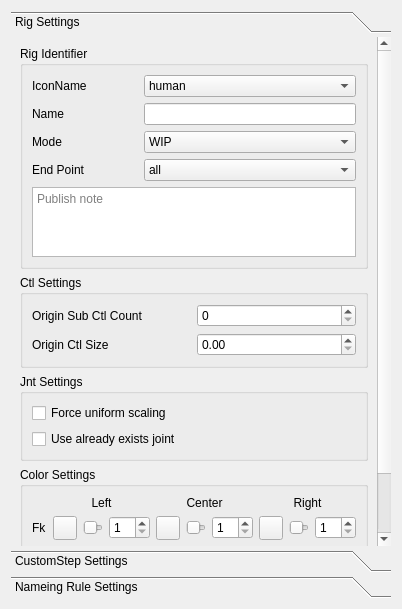
<?xml version="1.0" encoding="UTF-8"?>
<ui version="4.0">
 <class>Dialog</class>
 <widget class="QDialog" name="Dialog">
  <property name="geometry">
   <rect>
    <x>0</x>
    <y>0</y>
    <width>402</width>
    <height>609</height>
   </rect>
  </property>
  <property name="windowTitle">
   <string>Dialog</string>
  </property>
  <layout class="QVBoxLayout" name="verticalLayout_7">
   <item>
    <widget class="QToolBox" name="toolBox">
     <property name="styleSheet">
      <string notr="true">QToolBox::tab {
	border-radius: 1px;
	color: dark;
}

QToolBox::tab:selected {
    color: white;
}

QToolBox QScrollArea&gt;QWidget&gt;QWidget
{
	background: rgb(80, 80, 80);
}</string>
     </property>
     <property name="frameShadow">
      <enum>QFrame::Raised</enum>
     </property>
     <property name="currentIndex">
      <number>0</number>
     </property>
     <property name="tabSpacing">
      <number>4</number>
     </property>
     <widget class="QWidget" name="rig_page">
      <property name="geometry">
       <rect>
        <x>0</x>
        <y>0</y>
        <width>384</width>
        <height>519</height>
       </rect>
      </property>
      <attribute name="label">
       <string>Rig Settings</string>
      </attribute>
      <layout class="QVBoxLayout" name="verticalLayout">
       <item>
        <widget class="QGroupBox" name="groupBox">
         <property name="title">
          <string>Rig Identifier</string>
         </property>
         <layout class="QGridLayout" name="gridLayout_3">
          <item row="2" column="0">
           <widget class="QLabel" name="label_2">
            <property name="text">
             <string>Mode</string>
            </property>
           </widget>
          </item>
          <item row="3" column="1" colspan="2">
           <widget class="QComboBox" name="end_point_comboBox">
            <item>
             <property name="text">
              <string>all</string>
             </property>
            </item>
            <item>
             <property name="text">
              <string>objects</string>
             </property>
            </item>
            <item>
             <property name="text">
              <string>attributes</string>
             </property>
            </item>
            <item>
             <property name="text">
              <string>operators</string>
             </property>
            </item>
            <item>
             <property name="text">
              <string>connections</string>
             </property>
            </item>
            <item>
             <property name="text">
              <string>cleanup</string>
             </property>
            </item>
           </widget>
          </item>
          <item row="1" column="0">
           <widget class="QLabel" name="label">
            <property name="text">
             <string>Name</string>
            </property>
           </widget>
          </item>
          <item row="3" column="0">
           <widget class="QLabel" name="label_12">
            <property name="text">
             <string>End Point</string>
            </property>
           </widget>
          </item>
          <item row="4" column="0" colspan="3">
           <widget class="QTextEdit" name="notes_textEdit">
            <property name="tabStopWidth">
             <number>20</number>
            </property>
            <property name="placeholderText">
             <string>Publish note</string>
            </property>
           </widget>
          </item>
          <item row="1" column="1" colspan="2">
           <widget class="QLineEdit" name="rig_name_lineEdit"/>
          </item>
          <item row="2" column="1" colspan="2">
           <widget class="QComboBox" name="mode_comboBox">
            <property name="currentIndex">
             <number>1</number>
            </property>
            <item>
             <property name="text">
              <string>DEBUG</string>
             </property>
            </item>
            <item>
             <property name="text">
              <string>WIP</string>
             </property>
            </item>
            <item>
             <property name="text">
              <string>PUB</string>
             </property>
            </item>
           </widget>
          </item>
          <item row="0" column="0">
           <widget class="QLabel" name="label_3">
            <property name="text">
             <string>IconName</string>
            </property>
           </widget>
          </item>
          <item row="0" column="1" colspan="2">
           <widget class="QComboBox" name="icon_name_comboBox">
            <item>
             <property name="text">
              <string>human</string>
             </property>
            </item>
           </widget>
          </item>
         </layout>
        </widget>
       </item>
       <item>
        <widget class="QGroupBox" name="groupBox_4">
         <property name="title">
          <string>Ctl Settings</string>
         </property>
         <layout class="QGridLayout" name="gridLayout_5">
          <item row="1" column="0">
           <widget class="QLabel" name="label_11">
            <property name="text">
             <string>Origin Ctl Size</string>
            </property>
           </widget>
          </item>
          <item row="1" column="1">
           <widget class="QDoubleSpinBox" name="origin_ctl_size_doubleSpinBox">
            <property name="minimum">
             <double>0.000000000000000</double>
            </property>
            <property name="maximum">
             <double>100.000000000000000</double>
            </property>
            <property name="singleStep">
             <double>0.200000000000000</double>
            </property>
           </widget>
          </item>
          <item row="0" column="0">
           <widget class="QLabel" name="label_10">
            <property name="text">
             <string>Origin Sub Ctl Count</string>
            </property>
           </widget>
          </item>
          <item row="0" column="1">
           <widget class="QSpinBox" name="origin_sub_ctl_count_spinBox"/>
          </item>
         </layout>
        </widget>
       </item>
       <item>
        <widget class="QGroupBox" name="groupBox_5">
         <property name="title">
          <string>Jnt Settings</string>
         </property>
         <layout class="QVBoxLayout" name="verticalLayout_2">
          <item>
           <widget class="QCheckBox" name="force_uniform_scale_checkBox">
            <property name="text">
             <string>Force uniform scaling</string>
            </property>
           </widget>
          </item>
          <item>
           <widget class="QCheckBox" name="connect_jnt_checkBox">
            <property name="text">
             <string>Use already exists joint</string>
            </property>
           </widget>
          </item>
         </layout>
        </widget>
       </item>
       <item>
        <widget class="QGroupBox" name="groupBox_3">
         <property name="title">
          <string>Color Settings</string>
         </property>
         <layout class="QGridLayout" name="gridLayout_2">
          <item row="2" column="1">
           <widget class="QPushButton" name="left_color_ik_pushButton">
            <property name="sizePolicy">
             <sizepolicy hsizetype="Fixed" vsizetype="Fixed">
              <horstretch>0</horstretch>
              <verstretch>0</verstretch>
             </sizepolicy>
            </property>
            <property name="minimumSize">
             <size>
              <width>24</width>
              <height>24</height>
             </size>
            </property>
            <property name="maximumSize">
             <size>
              <width>24</width>
              <height>24</height>
             </size>
            </property>
            <property name="text">
             <string/>
            </property>
           </widget>
          </item>
          <item row="0" column="7" colspan="3">
           <widget class="QLabel" name="label_7">
            <property name="text">
             <string>Right</string>
            </property>
            <property name="alignment">
             <set>Qt::AlignCenter</set>
            </property>
           </widget>
          </item>
          <item row="1" column="8">
           <widget class="QSlider" name="right_color_fk_horizontalSlider">
            <property name="maximum">
             <number>100</number>
            </property>
            <property name="orientation">
             <enum>Qt::Horizontal</enum>
            </property>
           </widget>
          </item>
          <item row="2" column="0">
           <widget class="QLabel" name="label_9">
            <property name="text">
             <string>Ik</string>
            </property>
           </widget>
          </item>
          <item row="2" column="2">
           <widget class="QSlider" name="left_color_ik_horizontalSlider">
            <property name="maximum">
             <number>100</number>
            </property>
            <property name="orientation">
             <enum>Qt::Horizontal</enum>
            </property>
           </widget>
          </item>
          <item row="2" column="7">
           <widget class="QPushButton" name="right_color_ik_pushButton">
            <property name="sizePolicy">
             <sizepolicy hsizetype="Fixed" vsizetype="Fixed">
              <horstretch>0</horstretch>
              <verstretch>0</verstretch>
             </sizepolicy>
            </property>
            <property name="minimumSize">
             <size>
              <width>24</width>
              <height>24</height>
             </size>
            </property>
            <property name="maximumSize">
             <size>
              <width>24</width>
              <height>24</height>
             </size>
            </property>
            <property name="text">
             <string/>
            </property>
           </widget>
          </item>
          <item row="1" column="1">
           <widget class="QPushButton" name="left_color_fk_pushButton">
            <property name="sizePolicy">
             <sizepolicy hsizetype="Fixed" vsizetype="Fixed">
              <horstretch>0</horstretch>
              <verstretch>0</verstretch>
             </sizepolicy>
            </property>
            <property name="minimumSize">
             <size>
              <width>24</width>
              <height>24</height>
             </size>
            </property>
            <property name="maximumSize">
             <size>
              <width>24</width>
              <height>24</height>
             </size>
            </property>
            <property name="text">
             <string/>
            </property>
           </widget>
          </item>
          <item row="2" column="3">
           <widget class="QSpinBox" name="left_color_ik_spinBox">
            <property name="sizePolicy">
             <sizepolicy hsizetype="Expanding" vsizetype="Fixed">
              <horstretch>0</horstretch>
              <verstretch>0</verstretch>
             </sizepolicy>
            </property>
            <property name="minimum">
             <number>1</number>
            </property>
            <property name="maximum">
             <number>31</number>
            </property>
           </widget>
          </item>
          <item row="1" column="2">
           <widget class="QSlider" name="left_color_fk_horizontalSlider">
            <property name="maximum">
             <number>100</number>
            </property>
            <property name="orientation">
             <enum>Qt::Horizontal</enum>
            </property>
           </widget>
          </item>
          <item row="1" column="3">
           <widget class="QSpinBox" name="left_color_fk_spinBox">
            <property name="sizePolicy">
             <sizepolicy hsizetype="Expanding" vsizetype="Fixed">
              <horstretch>0</horstretch>
              <verstretch>0</verstretch>
             </sizepolicy>
            </property>
            <property name="minimum">
             <number>1</number>
            </property>
            <property name="maximum">
             <number>31</number>
            </property>
           </widget>
          </item>
          <item row="1" column="5">
           <widget class="QSlider" name="center_color_fk_horizontalSlider">
            <property name="maximum">
             <number>100</number>
            </property>
            <property name="orientation">
             <enum>Qt::Horizontal</enum>
            </property>
           </widget>
          </item>
          <item row="2" column="5">
           <widget class="QSlider" name="center_color_ik_horizontalSlider">
            <property name="maximum">
             <number>100</number>
            </property>
            <property name="orientation">
             <enum>Qt::Horizontal</enum>
            </property>
           </widget>
          </item>
          <item row="1" column="6">
           <widget class="QSpinBox" name="center_color_fk_spinBox">
            <property name="sizePolicy">
             <sizepolicy hsizetype="Expanding" vsizetype="Fixed">
              <horstretch>0</horstretch>
              <verstretch>0</verstretch>
             </sizepolicy>
            </property>
            <property name="minimum">
             <number>1</number>
            </property>
            <property name="maximum">
             <number>31</number>
            </property>
           </widget>
          </item>
          <item row="1" column="0">
           <widget class="QLabel" name="label_8">
            <property name="text">
             <string>Fk</string>
            </property>
           </widget>
          </item>
          <item row="2" column="8">
           <widget class="QSlider" name="right_color_ik_horizontalSlider">
            <property name="maximum">
             <number>100</number>
            </property>
            <property name="orientation">
             <enum>Qt::Horizontal</enum>
            </property>
           </widget>
          </item>
          <item row="0" column="1" colspan="3">
           <widget class="QLabel" name="label_5">
            <property name="text">
             <string>Left</string>
            </property>
            <property name="alignment">
             <set>Qt::AlignCenter</set>
            </property>
           </widget>
          </item>
          <item row="1" column="4">
           <widget class="QPushButton" name="center_color_fk_pushButton">
            <property name="sizePolicy">
             <sizepolicy hsizetype="Fixed" vsizetype="Fixed">
              <horstretch>0</horstretch>
              <verstretch>0</verstretch>
             </sizepolicy>
            </property>
            <property name="minimumSize">
             <size>
              <width>24</width>
              <height>24</height>
             </size>
            </property>
            <property name="maximumSize">
             <size>
              <width>24</width>
              <height>24</height>
             </size>
            </property>
            <property name="text">
             <string/>
            </property>
           </widget>
          </item>
          <item row="2" column="4">
           <widget class="QPushButton" name="center_color_ik_pushButton">
            <property name="sizePolicy">
             <sizepolicy hsizetype="Fixed" vsizetype="Fixed">
              <horstretch>0</horstretch>
              <verstretch>0</verstretch>
             </sizepolicy>
            </property>
            <property name="minimumSize">
             <size>
              <width>24</width>
              <height>24</height>
             </size>
            </property>
            <property name="maximumSize">
             <size>
              <width>24</width>
              <height>24</height>
             </size>
            </property>
            <property name="text">
             <string/>
            </property>
           </widget>
          </item>
          <item row="1" column="7">
           <widget class="QPushButton" name="right_color_fk_pushButton">
            <property name="sizePolicy">
             <sizepolicy hsizetype="Fixed" vsizetype="Fixed">
              <horstretch>0</horstretch>
              <verstretch>0</verstretch>
             </sizepolicy>
            </property>
            <property name="minimumSize">
             <size>
              <width>24</width>
              <height>24</height>
             </size>
            </property>
            <property name="maximumSize">
             <size>
              <width>24</width>
              <height>24</height>
             </size>
            </property>
            <property name="text">
             <string/>
            </property>
           </widget>
          </item>
          <item row="2" column="9">
           <widget class="QSpinBox" name="right_color_ik_spinBox">
            <property name="sizePolicy">
             <sizepolicy hsizetype="Expanding" vsizetype="Fixed">
              <horstretch>0</horstretch>
              <verstretch>0</verstretch>
             </sizepolicy>
            </property>
            <property name="minimum">
             <number>1</number>
            </property>
            <property name="maximum">
             <number>31</number>
            </property>
           </widget>
          </item>
          <item row="1" column="9">
           <widget class="QSpinBox" name="right_color_fk_spinBox">
            <property name="sizePolicy">
             <sizepolicy hsizetype="Expanding" vsizetype="Fixed">
              <horstretch>0</horstretch>
              <verstretch>0</verstretch>
             </sizepolicy>
            </property>
            <property name="minimum">
             <number>1</number>
            </property>
            <property name="maximum">
             <number>31</number>
            </property>
           </widget>
          </item>
          <item row="0" column="4" colspan="3">
           <widget class="QLabel" name="label_6">
            <property name="text">
             <string>Center</string>
            </property>
            <property name="alignment">
             <set>Qt::AlignCenter</set>
            </property>
           </widget>
          </item>
          <item row="2" column="6">
           <widget class="QSpinBox" name="center_color_ik_spinBox">
            <property name="sizePolicy">
             <sizepolicy hsizetype="Expanding" vsizetype="Fixed">
              <horstretch>0</horstretch>
              <verstretch>0</verstretch>
             </sizepolicy>
            </property>
            <property name="minimum">
             <number>1</number>
            </property>
            <property name="maximum">
             <number>31</number>
            </property>
           </widget>
          </item>
          <item row="3" column="0" colspan="5">
           <widget class="QCheckBox" name="use_RGB_colors_checkBox">
            <property name="text">
             <string>Use RGB Colors</string>
            </property>
           </widget>
          </item>
         </layout>
        </widget>
       </item>
       <item>
        <spacer name="verticalSpacer">
         <property name="orientation">
          <enum>Qt::Vertical</enum>
         </property>
         <property name="sizeHint" stdset="0">
          <size>
           <width>20</width>
           <height>40</height>
          </size>
         </property>
        </spacer>
       </item>
      </layout>
     </widget>
     <widget class="QWidget" name="custom_step_page">
      <property name="geometry">
       <rect>
        <x>0</x>
        <y>0</y>
        <width>384</width>
        <height>519</height>
       </rect>
      </property>
      <attribute name="label">
       <string>CustomStep Settings</string>
      </attribute>
      <layout class="QVBoxLayout" name="verticalLayout_3">
       <item>
        <layout class="QGridLayout" name="gridLayout_4">
         <item row="0" column="0">
          <widget class="QCheckBox" name="run_custom_step_checkBox">
           <property name="text">
            <string>Run Custom Step</string>
           </property>
          </widget>
         </item>
         <item row="2" column="0" rowspan="7">
          <widget class="QListWidget" name="custom_step_listWidget">
           <property name="dragEnabled">
            <bool>true</bool>
           </property>
           <property name="dragDropMode">
            <enum>QAbstractItemView::InternalMove</enum>
           </property>
           <property name="alternatingRowColors">
            <bool>true</bool>
           </property>
           <property name="selectionMode">
            <enum>QAbstractItemView::ExtendedSelection</enum>
           </property>
           <item>
            <property name="text">
             <string>objects</string>
            </property>
           </item>
           <item>
            <property name="text">
             <string>attributes</string>
            </property>
           </item>
           <item>
            <property name="text">
             <string>operators</string>
            </property>
           </item>
           <item>
            <property name="text">
             <string>connections</string>
            </property>
           </item>
           <item>
            <property name="text">
             <string>finalize</string>
            </property>
           </item>
          </widget>
         </item>
         <item row="2" column="1">
          <widget class="QPushButton" name="custom_step_add_pushButton">
           <property name="text">
            <string>Add</string>
           </property>
          </widget>
         </item>
         <item row="3" column="1">
          <widget class="QPushButton" name="custom_step_new_pushButton">
           <property name="text">
            <string>New</string>
           </property>
          </widget>
         </item>
         <item row="4" column="1">
          <widget class="QPushButton" name="custom_step_edit_pushButton">
           <property name="text">
            <string>Edit</string>
           </property>
          </widget>
         </item>
         <item row="5" column="1">
          <widget class="QPushButton" name="custom_step_remove_pushButton">
           <property name="text">
            <string>Remove</string>
           </property>
          </widget>
         </item>
         <item row="6" column="1">
          <widget class="QPushButton" name="custom_step_run_sel_pushButton">
           <property name="text">
            <string>Run. Sel</string>
           </property>
          </widget>
         </item>
         <item row="7" column="1">
          <widget class="QPushButton" name="custom_step_localizing_pushButton">
           <property name="text">
            <string>Localizing</string>
           </property>
          </widget>
         </item>
         <item row="8" column="1">
          <spacer name="verticalSpacer_2">
           <property name="orientation">
            <enum>Qt::Vertical</enum>
           </property>
           <property name="sizeHint" stdset="0">
            <size>
             <width>20</width>
             <height>46</height>
            </size>
           </property>
          </spacer>
         </item>
         <item row="1" column="0" colspan="2">
          <widget class="QLineEdit" name="custom_step_search_lineEdit"/>
         </item>
        </layout>
       </item>
      </layout>
     </widget>
     <widget class="QWidget" name="name_rule_page">
      <property name="geometry">
       <rect>
        <x>0</x>
        <y>0</y>
        <width>367</width>
        <height>700</height>
       </rect>
      </property>
      <attribute name="label">
       <string>Nameing Rule Settings</string>
      </attribute>
      <layout class="QVBoxLayout" name="verticalLayout_6">
       <item>
        <widget class="QGroupBox" name="groupBox_6">
         <property name="title">
          <string>Controls Naming Rule</string>
         </property>
         <layout class="QVBoxLayout" name="verticalLayout_5">
          <item>
           <layout class="QHBoxLayout" name="horizontalLayout">
            <item>
             <widget class="QLineEdit" name="ctl_name_rule_lineEdit"/>
            </item>
            <item>
             <widget class="QPushButton" name="ctl_name_rule_reset_pushButton">
              <property name="sizePolicy">
               <sizepolicy hsizetype="Fixed" vsizetype="Fixed">
                <horstretch>0</horstretch>
                <verstretch>0</verstretch>
               </sizepolicy>
              </property>
              <property name="text">
               <string>Reset</string>
              </property>
             </widget>
            </item>
           </layout>
          </item>
          <item>
           <layout class="QHBoxLayout" name="horizontalLayout_2">
            <item>
             <widget class="QLabel" name="label_13">
              <property name="sizePolicy">
               <sizepolicy hsizetype="Fixed" vsizetype="Preferred">
                <horstretch>0</horstretch>
                <verstretch>0</verstretch>
               </sizepolicy>
              </property>
              <property name="text">
               <string>{description} Letter Case</string>
              </property>
             </widget>
            </item>
            <item>
             <widget class="QComboBox" name="ctl_description_letter_case_comboBox">
              <property name="sizePolicy">
               <sizepolicy hsizetype="Expanding" vsizetype="Fixed">
                <horstretch>0</horstretch>
                <verstretch>0</verstretch>
               </sizepolicy>
              </property>
              <item>
               <property name="text">
                <string>default</string>
               </property>
              </item>
              <item>
               <property name="text">
                <string>lower</string>
               </property>
              </item>
              <item>
               <property name="text">
                <string>upper</string>
               </property>
              </item>
              <item>
               <property name="text">
                <string>capitalize</string>
               </property>
              </item>
             </widget>
            </item>
           </layout>
          </item>
         </layout>
        </widget>
       </item>
       <item>
        <widget class="QGroupBox" name="groupBox_7">
         <property name="title">
          <string>Joints Naming Rule</string>
         </property>
         <layout class="QVBoxLayout" name="verticalLayout_4">
          <item>
           <layout class="QHBoxLayout" name="horizontalLayout_3">
            <item>
             <widget class="QLineEdit" name="jnt_name_rule_lineEdit"/>
            </item>
            <item>
             <widget class="QPushButton" name="jnt_name_rule_reset_pushButton">
              <property name="sizePolicy">
               <sizepolicy hsizetype="Fixed" vsizetype="Fixed">
                <horstretch>0</horstretch>
                <verstretch>0</verstretch>
               </sizepolicy>
              </property>
              <property name="text">
               <string>Reset</string>
              </property>
             </widget>
            </item>
           </layout>
          </item>
          <item>
           <layout class="QHBoxLayout" name="horizontalLayout_4">
            <item>
             <widget class="QLabel" name="label_14">
              <property name="sizePolicy">
               <sizepolicy hsizetype="Fixed" vsizetype="Preferred">
                <horstretch>0</horstretch>
                <verstretch>0</verstretch>
               </sizepolicy>
              </property>
              <property name="text">
               <string>{description} Letter Case</string>
              </property>
             </widget>
            </item>
            <item>
             <widget class="QComboBox" name="jnt_description_letter_case_comboBox">
              <property name="sizePolicy">
               <sizepolicy hsizetype="Expanding" vsizetype="Fixed">
                <horstretch>0</horstretch>
                <verstretch>0</verstretch>
               </sizepolicy>
              </property>
              <item>
               <property name="text">
                <string>default</string>
               </property>
              </item>
              <item>
               <property name="text">
                <string>lower</string>
               </property>
              </item>
              <item>
               <property name="text">
                <string>upper</string>
               </property>
              </item>
              <item>
               <property name="text">
                <string>capitalize</string>
               </property>
              </item>
             </widget>
            </item>
           </layout>
          </item>
         </layout>
        </widget>
       </item>
       <item>
        <widget class="QGroupBox" name="groupBox_9">
         <property name="title">
          <string>Joints Side Nameing</string>
         </property>
         <layout class="QGridLayout" name="gridLayout_9">
          <item row="0" column="0">
           <widget class="QLabel" name="label_18">
            <property name="text">
             <string>Left</string>
            </property>
           </widget>
          </item>
          <item row="0" column="1">
           <widget class="QLineEdit" name="l_jnt_side_name_lineEdit">
            <property name="alignment">
             <set>Qt::AlignCenter</set>
            </property>
           </widget>
          </item>
          <item row="1" column="0">
           <widget class="QLabel" name="label_19">
            <property name="text">
             <string>Right</string>
            </property>
           </widget>
          </item>
          <item row="1" column="1">
           <widget class="QLineEdit" name="r_jnt_side_name_lineEdit">
            <property name="alignment">
             <set>Qt::AlignCenter</set>
            </property>
           </widget>
          </item>
          <item row="2" column="0">
           <widget class="QLabel" name="label_20">
            <property name="text">
             <string>Center</string>
            </property>
           </widget>
          </item>
          <item row="2" column="1">
           <widget class="QLineEdit" name="c_jnt_side_name_lineEdit">
            <property name="alignment">
             <set>Qt::AlignCenter</set>
            </property>
           </widget>
          </item>
          <item row="3" column="1">
           <widget class="QPushButton" name="jnt_side_name_reset_pushButton">
            <property name="text">
             <string>Reset</string>
            </property>
           </widget>
          </item>
         </layout>
        </widget>
       </item>
       <item>
        <widget class="QGroupBox" name="groupBox_8">
         <property name="title">
          <string>Controls Side Nameing</string>
         </property>
         <layout class="QGridLayout" name="gridLayout_7">
          <item row="0" column="0">
           <widget class="QLabel" name="label_15">
            <property name="text">
             <string>Left</string>
            </property>
           </widget>
          </item>
          <item row="0" column="1">
           <widget class="QLineEdit" name="l_ctl_side_name_lineEdit">
            <property name="alignment">
             <set>Qt::AlignCenter</set>
            </property>
           </widget>
          </item>
          <item row="1" column="0">
           <widget class="QLabel" name="label_16">
            <property name="text">
             <string>Right</string>
            </property>
           </widget>
          </item>
          <item row="1" column="1">
           <widget class="QLineEdit" name="r_ctl_side_name_lineEdit">
            <property name="alignment">
             <set>Qt::AlignCenter</set>
            </property>
           </widget>
          </item>
          <item row="2" column="0">
           <widget class="QLabel" name="label_17">
            <property name="text">
             <string>Center</string>
            </property>
           </widget>
          </item>
          <item row="2" column="1">
           <widget class="QLineEdit" name="c_ctl_side_name_lineEdit">
            <property name="alignment">
             <set>Qt::AlignCenter</set>
            </property>
           </widget>
          </item>
          <item row="3" column="1">
           <widget class="QPushButton" name="ctl_side_name_reset_pushButton">
            <property name="text">
             <string>Reset</string>
            </property>
           </widget>
          </item>
         </layout>
        </widget>
       </item>
       <item>
        <widget class="QGroupBox" name="groupBox_11">
         <property name="title">
          <string>Extensions Naming</string>
         </property>
         <layout class="QGridLayout" name="gridLayout_6">
          <item row="0" column="0">
           <widget class="QLabel" name="label_23">
            <property name="text">
             <string>Controls</string>
            </property>
           </widget>
          </item>
          <item row="0" column="1">
           <widget class="QLineEdit" name="ctl_extensions_name_lineEdit">
            <property name="alignment">
             <set>Qt::AlignCenter</set>
            </property>
           </widget>
          </item>
          <item row="1" column="0">
           <widget class="QLabel" name="label_24">
            <property name="text">
             <string>Joints</string>
            </property>
           </widget>
          </item>
          <item row="1" column="1">
           <widget class="QLineEdit" name="jnt_extensions_name_lineEdit">
            <property name="alignment">
             <set>Qt::AlignCenter</set>
            </property>
           </widget>
          </item>
          <item row="2" column="1">
           <widget class="QPushButton" name="extensions_name_reset_pushButton">
            <property name="text">
             <string>Reset</string>
            </property>
           </widget>
          </item>
         </layout>
        </widget>
       </item>
       <item>
        <widget class="QGroupBox" name="groupBox_10">
         <property name="title">
          <string>Index Padding</string>
         </property>
         <layout class="QFormLayout" name="formLayout_2">
          <item row="0" column="0">
           <widget class="QLabel" name="label_21">
            <property name="text">
             <string>Controls</string>
            </property>
           </widget>
          </item>
          <item row="0" column="1">
           <widget class="QSpinBox" name="ctl_index_padding_spinBox"/>
          </item>
          <item row="1" column="0">
           <widget class="QLabel" name="label_22">
            <property name="text">
             <string>Joints</string>
            </property>
           </widget>
          </item>
          <item row="1" column="1">
           <widget class="QSpinBox" name="jnt_index_padding_spinBox"/>
          </item>
          <item row="2" column="0" colspan="2">
           <widget class="QPushButton" name="index_padding_reset_pushButton">
            <property name="text">
             <string>Reset</string>
            </property>
           </widget>
          </item>
         </layout>
        </widget>
       </item>
       <item>
        <spacer name="verticalSpacer_4">
         <property name="orientation">
          <enum>Qt::Vertical</enum>
         </property>
         <property name="sizeHint" stdset="0">
          <size>
           <width>20</width>
           <height>52</height>
          </size>
         </property>
        </spacer>
       </item>
      </layout>
     </widget>
    </widget>
   </item>
  </layout>
 </widget>
 <resources/>
 <connections/>
</ui>
